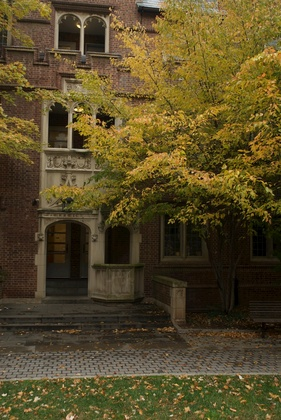
%> input picture Project_3/quad08.jpg, 281 x 420 px, shrunk from 685 x 1024 before the run
$ octave run_this_wrapper.m   (GNU Octave 9; MATLAB toolbox functions it lacks are replaced by stand-ins)
%> lines starting %> are read from the running program, lines starting %| are printed output that depends on the picture
### Project_3/mymosaic.m
function img_mosaic = mymosaic(img_input)

max_pts = 1500; % pick how many corners to compute
thresh = 0.5; % pick the threshold
images = length(img_input); % find out how many images there are
H = cell(images-1,1); % pre allocate memory for the homographies
% calculate the homographies
for i = 1:images - 1
    % pull the images out of the input array
    img1 = img_input{i};
    img2 = img_input{i+1};
    % convert to gray
    im1 = rgb2gray(img1);
    im2 = rgb2gray(img2);
    % get the maxima and the feature descriptors of image 1
    cimg1 = cornermetric(im1,'Harris');
    [y1,x1,rmax1] = anms(cimg1,max_pts);
    p1 = feat_desc(im1,y1,x1);
    % get the maxima and the feature descriptors of image 2
    cimg2 = cornermetric(im2,'Harris');
    [y2,x2,rmax2] = anms(cimg2,max_pts);
    p2 = feat_desc(im2,y2,x2);
    % get the feature match
    [m] = feat_match(p1,p2);
    %get the matched points
    pts1 = [x1(m~=-1),y1(m~=-1)];
    pts2 = [x2(m(m~=-1)),y2(m(m~=-1))];
    % calculate the homography
    [HH,inlier_ind] = ransac_est_homography(pts1(:,2),pts1(:,1),pts2(:,2),pts2(:,1),thresh);
    % save the homography in a new cell array for using later
    H{i} = HH;
end

%%
% assign the first image to the mosaic initially
img_mosaic = img_input{1};
shift = 0;
% make a loop to transform each image one by one and copy it to the output
for j = 1:images - 1
    % assign image '1' and image '2' ...not necessarily the 1st and 2nd
    img1 = img_mosaic;
    img2 = img_input{j+1};
    % convert to gray
    im1 = rgb2gray(img1);
    im2 = rgb2gray(img2);

    % compute the transformation matrix from image 'j' to the base frame
    HH = 1;
    for h = 1:j
        HH = H{h}*HH;
    end

    % get the corners of image 2 in the frame of image 1
    [row,col] = size(im2);
    corners22 = [1,row;col,row;col,1;1,1];
    [corners21(:,1),corners21(:,2)] = apply_homography(HH,corners22(:,1),corners22(:,2));

    % get the corners of image 1 in the frame of image 1
    [row,col] = size(im1);
    corners11 = [1,row;col,row;col,1;1,1];

    % compare corners of image 1 & 2 to get the dimensions to expand the bounding box
    % x-dim
    xmin = round(min([corners11(1,1),corners11(4,1),corners21(1,1),corners21(4,1)]));
    xmax = round(max([corners11(2,1),corners11(3,1),corners21(2,1),corners21(3,1)]));
    xdim = xmax-xmin;

    % y-dim
    ymin = round(min([corners11(3,2),corners11(4,2),corners21(3,2),corners21(4,2)]));
    ymax = round(max([corners11(1,2),corners11(2,2),corners21(1,2),corners21(2,2)]));
    ydim = ymax-ymin;

    % expand in x
    img_mosaic = [img_mosaic,uint8(zeros(row,(xdim - col),3))];

    % expand in y
    img_mosaic = [img_mosaic;uint8(zeros((ydim-row)/2,xdim,3))];
    img_mosaic = [uint8(zeros((ydim-row)/2,xdim,3));img_mosaic];

    % compute the transformation matrix to shift im2 down the right amount
    shift = shift + (ydim-row)/2;
    H1 = [1 0 0;0 1 shift;0 0 1];

    % get the indices of the box where the second image will go
    xmin = round(min([corners21(1,1),corners21(4,1)]));
    xmax = round(max([corners21(2,1),corners21(3,1)]));
    ymin = round(min([corners21(3,2),corners21(4,2)]));
    ymax = round(max([corners21(1,2),corners21(2,2)]));
%     xdim = xmax-xmin;
%     ydim = ymax-ymin;
    [Y,X] = ndgrid([ymin:ymax],[xmin:xmax]);
    Y = Y(:);
    X = X(:);
    N = length(Y);

    % convert these indices into the frame of image 2
    [X,Y] = apply_homography(inv(HH),X,Y);

    % throw away indices outside the pixel-space of image 2
    [row,col] = size(im2);
    X(X < 1 | X > col) = NaN;
    Y(Y < 1 | Y > row) = NaN;
    for k = 1:N
        if isnan(X(k)) | isnan(Y(k))
            X(k) = NaN;
            Y(k) = NaN;
        end
    end
    X = X(~isnan(X));
    Y = Y(~isnan(Y));

    % copy image 2 into the output mosaic using the transformed indices
    [X2,Y2] = apply_homography(H1*HH,X,Y);
    X = round(X);
    Y = round(Y);

    N = length(Y2);
    for l = 1:N
        x = round(X2(l));
        y = round(Y2(l));
        x = min(max(x,1),size(img_mosaic,2));
        y = min(max(y,1),size(img_mosaic,1));
        img_mosaic(y,x,:) = img2(Y(l),X(l),:);
    end
end
% get the corners of image 3 in the frame of image 2

### anms.m
function [y,x,rmax] = anms(cimg,max_pts)
%%
% local maximum calculation, to get corner candidates

perim = 1;
[row,col] = size(cimg);

rowstart = 1+perim;
rowend = row+perim;
colstart = 1+perim;
colend = col+perim;

% create some black space around the picture
CMG = zeros(row+2*perim,col+2*perim);
CMG(rowstart:rowend,colstart:colend) = cimg;

% do all 4 edges first
for i = 1:perim
    % left edge
    CMG(rowstart:rowend,i) = CMG(rowstart:rowend,1+2*perim-i);
    % right edge
    CMG(rowstart:rowend,1+col+2*perim-i) = CMG(rowstart:rowend,i+col);
    % top edge
    CMG(i,colstart:colstart+col) = CMG(1+2*perim-i,colstart:colstart+col);
    % bottom edge
    CMG(1+row+2*perim-i,colstart:colstart+col) = CMG(i+row,colstart:colstart+col);
end

% do all the corners second
for i = 1:perim
    for j = 1:perim
        % top left
        CMG(i,j) = CMG(1+2*perim-i,1+2*perim-j);
        % bottom left
        CMG(1+row+2*perim-i,j) = CMG(row+i,1+2*perim-j);
        % top right
        CMG(rowstart-i,colend+j) = CMG(perim+i,colstart+col-j);
        % bottom right
        CMG(1+row+2*perim-i,1+col+perim*2-j) = CMG(i+row,j+col);
    end
end

[Y,X] = ndgrid(1:row,1:col);
Y = Y(:);
X = X(:);
M = length(Y);
CORx = NaN(M,1);
CORy = NaN(M,1);

for k = 1:M
    if cimg(Y(k),X(k)) > CMG(Y(k),X(k)+1) &&...
       cimg(Y(k),X(k)) > CMG(Y(k)+1,X(k)+2) &&...
       cimg(Y(k),X(k)) > CMG(Y(k)+2,X(k)+1) &&...
       cimg(Y(k),X(k)) > CMG(Y(k)+1,X(k)) &&...
       cimg(Y(k),X(k)) > CMG(Y(k),X(k)) &&...
       cimg(Y(k),X(k)) > CMG(Y(k),X(k)+2) &&...
       cimg(Y(k),X(k)) > CMG(Y(k)+2,X(k)) &&...
       cimg(Y(k),X(k)) > CMG(Y(k)+2,X(k)+2)
    CORx(k) = X(k);
    CORy(k) = Y(k);
    end
end

%combine the x and y pixel coordinates for the corner candidates
CORx = CORx(~isnan(CORx));
CORy = CORy(~isnan(CORy));
COR = [CORx,CORy];

%%

% adaptive non-maximum suppression of corner candidates

% get the difference in the cornerliness scores for all the corner candidate pixels
CMC = cimg(sub2ind(size(cimg),COR(:,2),COR(:,1)));
difference = bsxfun(@minus,CMC(:)',CMC(:));

% figure out which candidates are bigger than each other, assign boolean
difference(difference <= 0) = 0;
difference(difference > 0) = 1;

% get all the distances between the corner candidates
D = pdist(COR,'euclidean');
D = squareform(D);
DIST = D.*difference;
DIST(DIST == 0) = NaN;
[RAD,IDX] = min(DIST,[],2);
RAD(isnan(RAD)) = -Inf;
[topRAD,topRADind] = sort(RAD,1,'descend');
rmax = topRAD(max_pts);
x = COR(topRADind(1:max_pts),1);
y = COR(topRADind(1:max_pts),2);

### Project_3/feat_desc.m
function [p] = feat_desc(im,y,x);
%%

perim = 20;
[row,col] = size(im);

rowstart = 1+perim;
rowend = row+perim;
colstart = 1+perim;
colend = col+perim;

% create some black space around the picture
CMG = zeros(row+2*perim,col+2*perim);
CMG(rowstart:rowend,colstart:colend) = im;

% do all 4 edges first
for i = 1:perim
    % left edge
    CMG(rowstart:rowend,i) = CMG(rowstart:rowend,1+2*perim-i);
    % right edge
    CMG(rowstart:rowend,1+col+2*perim-i) = CMG(rowstart:rowend,i+col);
    % top edge
    CMG(i,colstart:colstart+col) = CMG(1+2*perim-i,colstart:colstart+col);
    % bottom edge
    CMG(1+row+2*perim-i,colstart:colstart+col) = CMG(i+row,colstart:colstart+col);
end

% do all the corners second
for i = 1:perim
    for j = 1:perim
        % top left
        CMG(i,j) = CMG(1+2*perim-i,1+2*perim-j);
        % bottom left
        CMG(1+row+2*perim-i,j) = CMG(row+i,1+2*perim-j);
        % top right
        CMG(rowstart-i,colend+j) = CMG(perim+i,colstart+col-j);
        % bottom right
        CMG(1+row+2*perim-i,1+col+perim*2-j) = CMG(i+row,j+col);
    end
end

%%

G = fspecial('gaussian',[3 3],0.60);
CMG = conv2(CMG,G,'same');

% imshow(CMG/255);

%%

N = length(y);

for j = 1:N
    pix = CMG((y(j)):(y(j)+40-1),(x(j)):(x(j)+40-1));
    pix = pix(:);
    pix = pix(1:25:end);
    pix = double(pix);
    pix = pix - mean(pix);
    pix = pix/std(pix);
    p(:,j) = pix;
end

%%

### Project_3/feat_match.m
function [m] = feat_match(p1,p2)
%%
thresh = 0.3;
[M,N] = size(p1);

SSD = zeros(N,N);

for i = 1:N
    for j = 1:N
        SSD(i,j) = sum((p1(:,i)-p2(:,j)).^2);
    end
end

[DIST,IND] = sort(SSD,2,'ascend');
RATIO = DIST(:,1)./DIST(:,2);
m = IND(:,1);
m(RATIO >= thresh) = -1;

### Project_3/ransac_est_homography.m
function [H,inlier_ind] = ransac_est_homography(y1,x1,y2,x2,thresh)

pts1 = [x1,y1];
pts2 = [x2,y2];

inliers = logical(zeros(length(pts1),3000));

for i = 1:3000
    rset = randi(length(pts1),4,1);
    while length(rset) ~= length(unique(rset))
        rset = randi(length(pts1),4,1);
    end

    H = est_homography(x1(rset),y1(rset),x2(rset),y2(rset));
    [X2,Y2] = apply_homography(H,x2,y2);
    inliers(:,i) = (((Y2-y1).^2+(X2-x1).^2) < thresh);
end

[val,ind] = max(sum(inliers,1));
inlier_ind = find(inliers(:,ind));
x1 = x1(inliers(:,ind));
y1 = y1(inliers(:,ind));
x2 = x2(inliers(:,ind));
y2 = y2(inliers(:,ind));
H = est_homography(x1,y1,x2,y2);

### Project_3/run_this_wrapper.m
home;
clear;
tic;

img_input = cell(3,1);
img_input{1} = imread('quad08.jpg');
img_input{2} = imread('quad09.jpg');
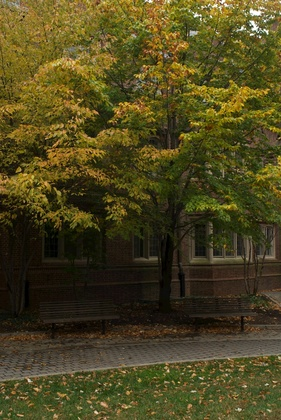
%> input picture Project_3/quad09.jpg, 281 x 420 px, shrunk from 685 x 1024 before the run
% img_input{3} = imread('quad10.jpg');

img_mosaic = mymosaic(img_input);
%> in mymosaic, `images = length(img_input);`: images = 3
%> in mymosaic, `H = cell(images-1,1);`: H = {[], []}
%> the loop in mymosaic, `for i = 1:images - 1` made 1 pass
%> pass 1, in mymosaic, `im1 = rgb2gray(img1);`:
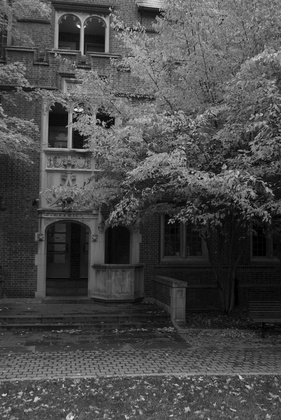
%> im1: size 420x281 uint8; min 0, max 248, mean 73.7
%> pass 1, in mymosaic, `im2 = rgb2gray(img2);`:
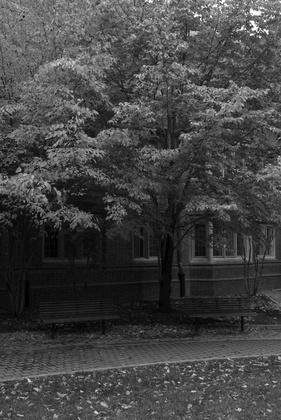
%> im2: size 420x281 uint8; min 0, max 255, mean 67.3
%> pass 1, in mymosaic, `cimg1 = cornermetric(im1,'Harris');`:
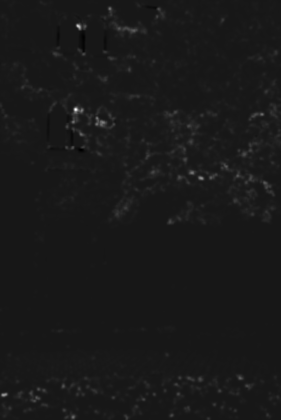
%> cimg1: size 420x281 double; min -0.00139, max 0.0136, mean 0.000121; drawn with min black and max white
%> the run ends on the next line
